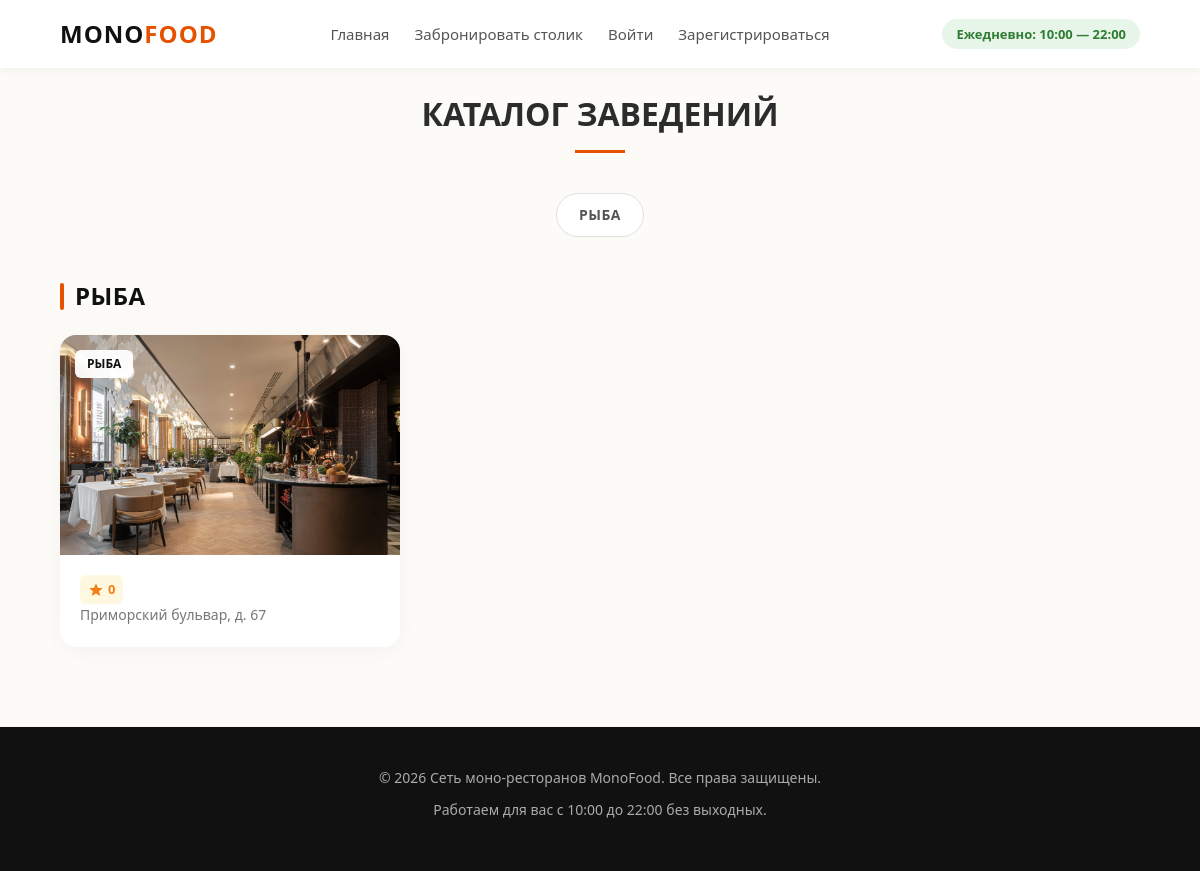
The page /restaurants/ on the database its author committed.
### bookings/models.py (models this page shows, shortened)
class RestaurantCategory(models.Model):
    image = models.ImageField(upload_to="restaurants_media", blank=True)
    name = models.CharField(max_length=64, unique=True)
    description = models.TextField(blank=True)

class Restaurant(models.Model):
    image = models.ImageField(upload_to="restaurants_media", blank=True)
    address = models.CharField(max_length=128, unique=True)
    category = models.ForeignKey(RestaurantCategory, on_delete=models.CASCADE)
    menu = models.FileField(upload_to="restaurants_menu", blank=True)

### bookings/views.py (the view)
# urls.py: path('', catalog, name='index'),
def catalog(request):
    avg = lambda lst: sum(lst) / len(lst)
    context = {
        "title": "Сеть моно-ресторанов | Выбор ресторана",
        "restaurants": [],
        "categories": RestaurantCategory.objects.all()
    }
    for restaurant in Restaurant.objects.all():
        feedbacks = list(map(lambda fb: fb.mark, Feedback.objects.filter(booking__restaurant=Restaurant.objects.get(pk=restaurant.pk))))
        if feedbacks:
            context["restaurants"].append((restaurant, round(avg(feedbacks), 1)))
        else:
            context["restaurants"].append((restaurant, 0))
    return render(request, "bookings/catalog.html", context=context)

### bookings/templates/bookings/catalog.html (shortened to what this page needs)
{% extends "bookings/base.html" %}
{% load static %}
{% block css %}
    <link rel="stylesheet" href="{% static 'css/catalog.css' %}">
{% endblock %}
{% block content %}
    <main class="container">
        <h2 class="menu-title">Каталог заведений</h2>
        <div class="cuisine-filters">
            {% for category in categories %}
                <a href="#{{ category.name }}" class="filter-btn">{{ category.name }}</a>
            {% endfor %}
        </div>
        {% if categories %}
            {% for category in categories %}
                <section id="{{ category.name }}">
                    <h3 class="section-subtitle">{{ category.name }}</h3>
                    <div class="restaurants-grid">
                        {% for restaurant, rating in restaurants %}
                            {% if restaurant.category.name == category.name %}
                                <a href="{% url 'restaurants:booking' %}" style="text-decoration: none;">
                                    <article class="restaurant-card">
                                        <div class="restaurant-img-wrapper">
                                            <img src="/media/{{ restaurant.image }}" alt="Ресторан" class="restaurant-img">
                                            <span class="restaurant-badge">{{ category.name }}</span>
                                        </div>
                                        <div class="restaurant-content">
                                            <div class="restaurant-meta">
                                                <div class="restaurant-rating">
                                                    <svg class="star-icon" viewBox="0 0 24 24"><path d="M12 17.27L18.18 21l-1.64-7.03L22 9.24l-7.19-.61L12 2 9.19 8.63 2 9.24l5.46 4.73L5.82 21z"/></svg>
                                                    <span>{{ rating }}</span>
                                                </div>
                                            </div>
                                            <p class="restaurant-address">{{ restaurant.address }}</p>
                                        </div>
                                    </article>
                                </a>
                            {% endif %}
                        {% endfor %}
                    </div>
                </section>
            {% endfor %}
        {% endif %}
    </main>
{% endblock %}

### static/css/style.css (style rules this page uses)
* { margin: 0; padding: 0; box-sizing: border-box; font-family: 'Segoe UI', Tahoma, Geneva, Verdana, sans-serif; scroll-behavior: smooth; }
body { background-color: #fcfbf7; color: #2c2c2c; line-height: 1.6; }
.container { width: 90%; max-width: 1200px; margin: 0 auto; }

### static/css/catalog.css (style rules this page uses)
.menu-title { text-align: center; font-size: 32px; margin-top: 20px; margin-bottom: 40px; text-transform: uppercase; position: relative; }
.menu-title::after { content: ''; display: block; width: 50px; height: 3px; background-color: #e65100; margin: 10px auto 0; }
.section-subtitle { font-size: 24px; font-weight: 600; text-transform: uppercase; color: #111; margin-top: 40px; margin-bottom: 20px; letter-spacing: 0.5px; position: relative; padding-left: 15px; }
.section-subtitle::before { content: ''; position: absolute; left: 0; top: 15%; width: 4px; height: 70%; background-color: #e65100; border-radius: 2px; }
.cuisine-filters { display: flex; justify-content: center; gap: 15px; margin-bottom: 40px; flex-wrap: wrap; }
.cuisine-filters .filter-btn { text-decoration: none; display: inline-block; text-align: center; background-color: #ffffff; color: #555; border: 1px solid #e0e0e0; padding: 10px 22px; font-size: 14px; font-weight: 600; border-radius: 25px; cursor: pointer; text-transform: uppercase; letter-spacing: 0.5px; transition: all 0.3s ease; }
.restaurants-grid { display: grid; grid-template-columns: repeat(3, 1fr); gap: 30px; margin-bottom: 80px; }
.restaurant-card { background-color: #ffffff; border-radius: 16px; overflow: hidden; box-shadow: 0 4px 20px rgba(0,0,0,0.04); transition: transform 0.3s ease, box-shadow 0.3s ease; }
.restaurant-img-wrapper { position: relative; height: 220px; overflow: hidden; background-color: #eaeaea; }
.restaurant-img { width: 100%; height: 100%; object-fit: cover; transition: transform 0.5s ease; }
.restaurant-badge { position: absolute; top: 15px; left: 15px; background-color: rgba(255, 255, 255, 0.95); color: #111; font-size: 12px; font-weight: 700; padding: 4px 12px; border-radius: 6px; text-transform: uppercase; z-index: 2; }
.restaurant-content { padding: 20px; }
.restaurant-meta { display: flex; justify-content: space-between; align-items: center; }
.restaurant-rating { display: flex; align-items: center; gap: 4px; background-color: #fff8e1; color: #f57f17; padding: 4px 8px; border-radius: 6px; font-size: 13px; font-weight: 700; }
.star-icon { width: 16px; height: 16px; fill: #f57f17; }
.restaurant-address { font-size: 14px; color: #777; font-weight: 500; }

### rows shown on the page
RestaurantCategory: name "РЫБА"
Restaurant: image (picture), rating "0", address "Приморский бульвар, д. 67"
